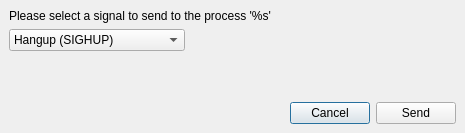
<?xml version="1.0" encoding="UTF-8"?>
<ui version="4.0">
 <class>SendSignalDialog</class>
 <widget class="QDialog" name="SendSignalDialog">
  <property name="windowModality">
   <enum>Qt::NonModal</enum>
  </property>
  <property name="enabled">
   <bool>true</bool>
  </property>
  <property name="geometry">
   <rect>
    <x>0</x>
    <y>0</y>
    <width>465</width>
    <height>133</height>
   </rect>
  </property>
  <property name="windowTitle">
   <string notr="true"> </string>
  </property>
  <property name="modal">
   <bool>true</bool>
  </property>
  <layout class="QVBoxLayout" name="verticalLayout">
   <property name="leftMargin">
    <number>9</number>
   </property>
   <property name="topMargin">
    <number>9</number>
   </property>
   <property name="rightMargin">
    <number>9</number>
   </property>
   <property name="bottomMargin">
    <number>9</number>
   </property>
   <item>
    <layout class="QVBoxLayout" name="MainVbox" stretch="0,0,0,0">
     <property name="spacing">
      <number>6</number>
     </property>
     <property name="sizeConstraint">
      <enum>QLayout::SetNoConstraint</enum>
     </property>
     <property name="leftMargin">
      <number>0</number>
     </property>
     <property name="topMargin">
      <number>0</number>
     </property>
     <property name="rightMargin">
      <number>0</number>
     </property>
     <property name="bottomMargin">
      <number>0</number>
     </property>
     <item alignment="Qt::AlignLeft|Qt::AlignTop">
      <widget class="QLabel" name="Label">
       <property name="text">
        <string>Please select a signal to send to the process '%s'</string>
       </property>
      </widget>
     </item>
     <item alignment="Qt::AlignLeft|Qt::AlignTop">
      <widget class="QComboBox" name="SignalListComboBox">
       <item>
        <property name="text">
         <string>Hangup (SIGHUP)</string>
        </property>
       </item>
       <item>
        <property name="text">
         <string>Interrupt (SIGINT)</string>
        </property>
       </item>
       <item>
        <property name="text">
         <string>Quit (SIGQUIT)</string>
        </property>
       </item>
       <item>
        <property name="text">
         <string>Abort (SIGABRT)</string>
        </property>
       </item>
       <item>
        <property name="text">
         <string>Kill (SIGKILL)</string>
        </property>
       </item>
       <item>
        <property name="text">
         <string>Alarm (SIGALRM)</string>
        </property>
       </item>
       <item>
        <property name="text">
         <string>User Defined 1 (SIGUSR1)</string>
        </property>
       </item>
       <item>
        <property name="text">
         <string>User Defined 2 (SIGUSR2)</string>
        </property>
       </item>
      </widget>
     </item>
     <item>
      <spacer name="verticalSpacer">
       <property name="orientation">
        <enum>Qt::Vertical</enum>
       </property>
       <property name="sizeType">
        <enum>QSizePolicy::MinimumExpanding</enum>
       </property>
       <property name="sizeHint" stdset="0">
        <size>
         <width>20</width>
         <height>20</height>
        </size>
       </property>
      </spacer>
     </item>
     <item>
      <layout class="QHBoxLayout" name="horizontalLayout" stretch="0,0,0">
       <property name="spacing">
        <number>6</number>
       </property>
       <property name="sizeConstraint">
        <enum>QLayout::SetDefaultConstraint</enum>
       </property>
       <item>
        <spacer name="horizontalSpacer">
         <property name="orientation">
          <enum>Qt::Horizontal</enum>
         </property>
         <property name="sizeHint" stdset="0">
          <size>
           <width>40</width>
           <height>20</height>
          </size>
         </property>
        </spacer>
       </item>
       <item>
        <widget class="QPushButton" name="CancelButton">
         <property name="text">
          <string>Cancel</string>
         </property>
        </widget>
       </item>
       <item>
        <widget class="QPushButton" name="SendButton">
         <property name="text">
          <string>Send</string>
         </property>
        </widget>
       </item>
      </layout>
     </item>
    </layout>
   </item>
  </layout>
 </widget>
 <resources/>
 <connections>
  <connection>
   <sender>CancelButton</sender>
   <signal>clicked()</signal>
   <receiver>SendSignalDialog</receiver>
   <slot>reject()</slot>
   <hints>
    <hint type="sourcelabel">
     <x>327</x>
     <y>108</y>
    </hint>
    <hint type="destinationlabel">
     <x>232</x>
     <y>66</y>
    </hint>
   </hints>
  </connection>
  <connection>
   <sender>SendButton</sender>
   <signal>clicked()</signal>
   <receiver>SendSignalDialog</receiver>
   <slot>accept()</slot>
   <hints>
    <hint type="sourcelabel">
     <x>413</x>
     <y>108</y>
    </hint>
    <hint type="destinationlabel">
     <x>232</x>
     <y>66</y>
    </hint>
   </hints>
  </connection>
 </connections>
</ui>
